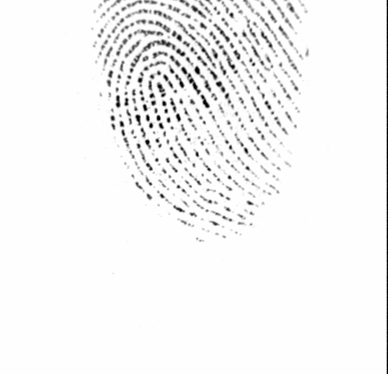
#> input picture dataset_healthy_tests/DB1_B/101_5.tif, 388 x 374 px, found by its file name; its folder holds only this picture in this run
$ python 'Python notebook for damaging the finger prints (Verruca vulgaris).py'
#> lines starting #> are read from the running program, lines starting #| are printed output that depends on the picture; after the words box and inside, x2 and y2 are one past the last pixel; in counts of white or black regions, pixels touching at a corner belong together
#> in process_dataset, image is the input picture: shape (374, 388, 3); min 1, max 254, mean 244.7
import os
import cv2
import numpy as np
import matplotlib.pyplot as plt

# As did for cut wounds, we define a function to simulate Verruca vulgaris regions on a single fingerprint image. But with a
# different strategy for simulating random positions and with different shapes of Verruca vulgaris regions on fingerprint.
# I chose 6 minimum pixel values in image and then centered different circles with random radii around that pixel value coordinates :) so they overlap and give us what we want

def simulate_verruca_vulgaris(image):

    # Calculating the border size to remove (0.5mm)
    border_size = int(0.5 * image.shape[0] / 25.4)  # Assuming 25.4 pixels per mm
#> border_size = 7

    # Removing the borders (This was necessary because for example for some images like 101_5 it was problematic to do segmentation without cropping)
    cropped_image = image[border_size:-border_size, border_size:-border_size]
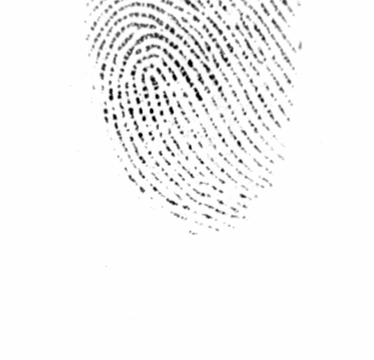
#> cropped_image: shape (360, 374, 3); min 1, max 254, mean 245.2

    # Finding the minimum pixel intensity and its location in the cropped image (the core of my strategy)
    min_intensity = np.min(cropped_image)
#> min_intensity = 1
    min_intensity_indices = np.where(cropped_image == min_intensity)
    min_intensity_x, min_intensity_y = min_intensity_indices[1][0], min_intensity_indices[0][0]
#> min_intensity_x = 196; min_intensity_y = 43

    # Defining the parameters for multiple circular ablations
    num_circles = 10  # Number of circles
    min_radius = 10  # Minimum radius of circles
    max_radius = 20  # Maximum radius of circles
    center_range = 20  # Range for generating random center offsets

    # Generating random center offsets within a short range around the minimum intensity point
    center_offsets_x = np.random.randint(-center_range, center_range, size=num_circles)
    center_offsets_y = np.random.randint(-center_range, center_range, size=num_circles)

    # Generating random x and y coordinates for circle centers (According to the minimum intensities calculated before)
    center_x = min_intensity_x + center_offsets_x + np.random.randint(-10, 10, size=num_circles)
#> center_x = [179, 177, 178, 224, 191, 204, 192, 217, 204, 172]
    center_y = min_intensity_y + center_offsets_y + np.random.randint(-10, 10, size=num_circles)
#> center_y = [55, 40, 42, 33, 70, 71, 50, 44, 30, 51]

    # Generating random radii for the circles
    radii = np.random.randint(min_radius, max_radius, size=num_circles)

    # Creating a black mask with white circular regions for each ablation
    mask = np.zeros_like(cropped_image)
    for center_x, center_y, radius in zip(center_x, center_y, radii):
        cv2.circle(mask, (center_x, center_y), radius, (255, 255, 255), -1)
#> this loop made 10 passes
#> (center_x, center_y, radius) on passes 1 to 10: (179, 55, 19), (177, 40, 19), (178, 42, 10), (224, 33, 14), (191, 70, 17), (204, 71, 13), (192, 50, 12), (217, 44, 17), (204, 30, 12), (172, 51, 10)
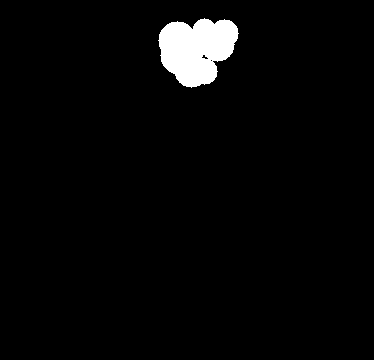
#> mask: shape (360, 374, 3); 2.9% white; 1 white region, box (x1, y1, x2, y2) and area: (158, 18, 239, 88) 3945

    # Smoothing the border of the circular ablations using Gaussian blur in order to make the damage more realistic
    mask_smoothed = cv2.GaussianBlur(mask, (15, 15), 0)

    # Adding the smoothed circular regions to the original ROI
    ablated_image = cv2.add(cropped_image, mask_smoothed)

    return ablated_image

# Defining the main function to process all images in the dataset (exactly like the cut wound)

def process_dataset(input_dir, output_dir):

    os.makedirs(output_dir, exist_ok=True)    # Creating the output directory if it doesn't exist


    # Loop through each image in the input directory

    for file_name in os.listdir(input_dir):
        if file_name.endswith('.tif'):  # Process only TIF images
            input_path = os.path.join(input_dir, file_name)
            output_path = os.path.join(output_dir, file_name)

            # loading the image

            image = cv2.imread(input_path)

            if image is not None:

                result_image = simulate_verruca_vulgaris(image)     # Simulate Verruca vulgaris regions on the image by the function


                cv2.imwrite(output_path, result_image)             # Saving the result image in the dedicated folder

            else:
                print(f"Failed to read image: {file_name}")

# Defining the input and output directories on my computer
input_directory = r'C:\Users\PREDATOR\Desktop\Newest data science project\New folder\DB1_B' # Has to be changed on your computer
output_directory = r'C:\Users\PREDATOR\Desktop\Newest data science project\New folder\Output_Verruca vulgaris' # has to be changed on your computer

# Process the dataset
process_dataset(input_directory, output_directory)

$ run again, on dataset_healthy_tests/DB1_B/106_8.tif
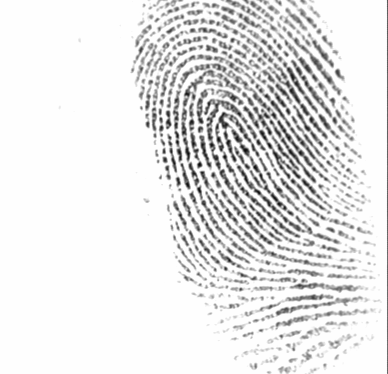
#> input picture dataset_healthy_tests/DB1_B/106_8.tif, 388 x 374 px, found by its file name
#> in process_dataset, image is the input picture: shape (374, 388, 3); min 6, max 254, mean 230.8
#> min_intensity = 6
#> min_intensity_indices = ([138, 138, 138, 157, 157, 157], [262, 262, 262, 192, 192, 192], [0, 1, 2, 0, 1, 2])
#> min_intensity_x = 262; min_intensity_y = 138
#> in simulate_verruca_vulgaris, `center_x = min_intensity_x + center_offsets_x + np.random.randint(-10,..`: center_x = [245, 243, 244, 290, 257, 270, 258, 283, 270, 238]
#> in simulate_verruca_vulgaris, `center_y = min_intensity_y + center_offsets_y + np.random.randint(-10,..`: center_y = [150, 135, 137, 128, 165, 166, 145, 139, 125, 146]
#> the loop in simulate_verruca_vulgaris, `for center_x, center_y, radius in zip(center_x, center_y, radii):` made 10 passes
#> (center_x, center_y, radius) on passes 1 to 8: (245, 150, 19), (243, 135, 19), (244, 137, 10), (290, 128, 14), (257, 165, 17), (270, 166, 13), (258, 145, 12), (283, 139, 17)
#> after the loop in simulate_verruca_vulgaris, `for center_x, center_y, radius in zip(center_x, center_y, radii):`:
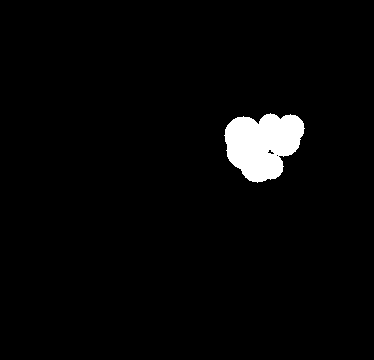
#> mask: shape (360, 374, 3); 2.9% white; 1 white region, box (x1, y1, x2, y2) and area: (224, 113, 305, 183) 3945
#> in simulate_verruca_vulgaris, `ablated_image = cv2.add(cropped_image, mask_smoothed)`:
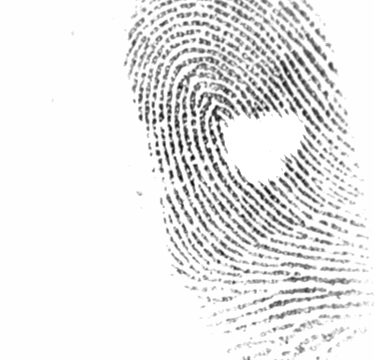
#> ablated_image: shape (360, 374, 3); min 6, max 255, mean 232.5
